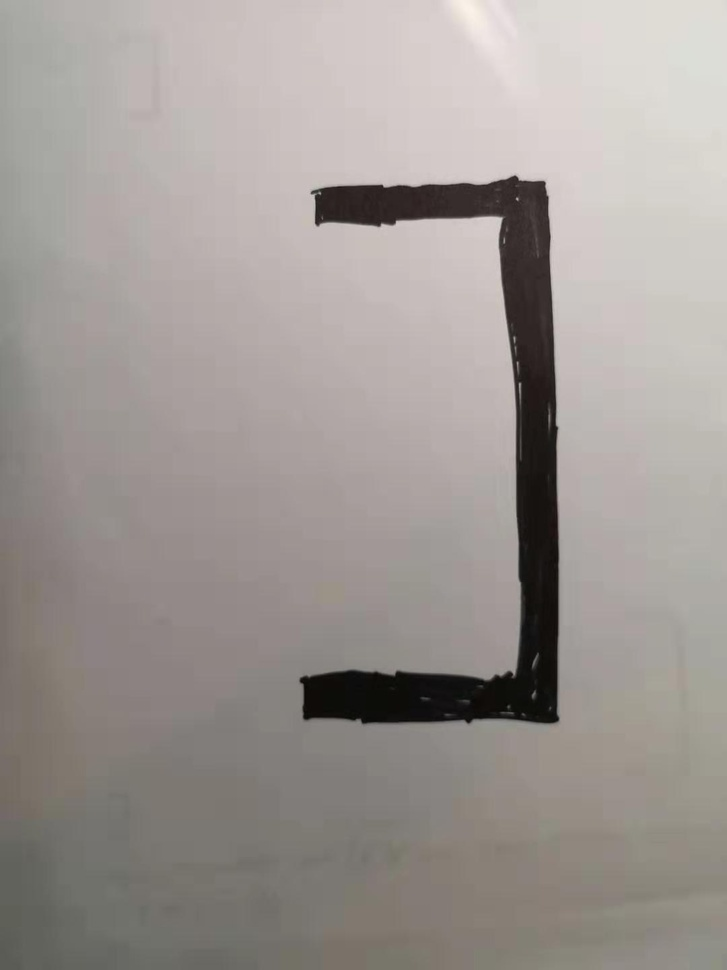
#> input picture computer vision/simple_thick_pi_model.jpg, 727 x 970 px, shrunk from 1080 x 1440 before the run
$ python line_detection.py
#> lines starting #> are read from the running program, lines starting #| are printed output that depends on the picture; after the words box and inside, x2 and y2 are one past the last pixel; in counts of white or black regions, pixels touching at a corner belong together
import numpy as np
import cv2 as cv

# First use Canny Edge Detection to find all the edges on the graph
img1 = cv.imread('simple_thick_pi_model.jpg',0)
#> img1: shape (970, 727); min 5, max 244, mean 153.8
img1 = cv.Canny(img1,100,200)
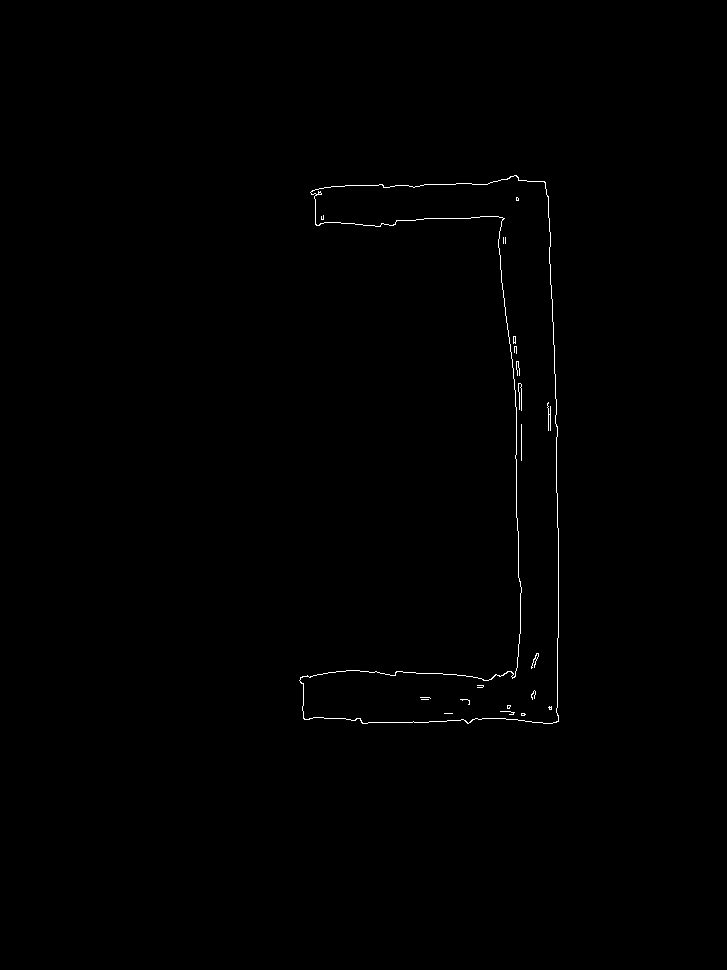
#> img1: shape (970, 727); 0.35% white in thin lines or dots, all inside (x1, y1, x2, y2) = (299, 175, 559, 724)

# Use Hough Line Transform to find line segments of the edges
lineslist = cv.HoughLinesP(img1,0.1,np.pi/10,15,9,4)
#> lineslist = 71 rows, first 6: [557, 707, 557, 638], [556, 492, 556, 437], [516, 369, 516, 361], [558, 721, 558, 715], [368, 722, 412, 722], [550, 430, 550, 406]
xsum = 0
ysum = 0
c = 0
for line in lineslist:
    for x1,y1,x2,y2 in line:
        xsum += x1 + x2
        ysum += y1 + y2
        c += 1
        cv.line(img1,(x1,y1),(x2,y2),(255,255,255),20)
#> this loop made 71 passes
#> line on passes 1 to 12: [[557, 707, 557, 638]], [[556, 492, 556, 437]], [[516, 369, 516, 361]], [[558, 721, 558, 715]], [[368, 722, 412, 722]], [[550, 430, 550, 406]], [[518, 656, 518, 644]], [[516, 454, 516, 407]], [[345, 185, 378, 185]], [[521, 410, 521, 388]], [[558, 637, 558, 528]], [[424, 184, 455, 184]]
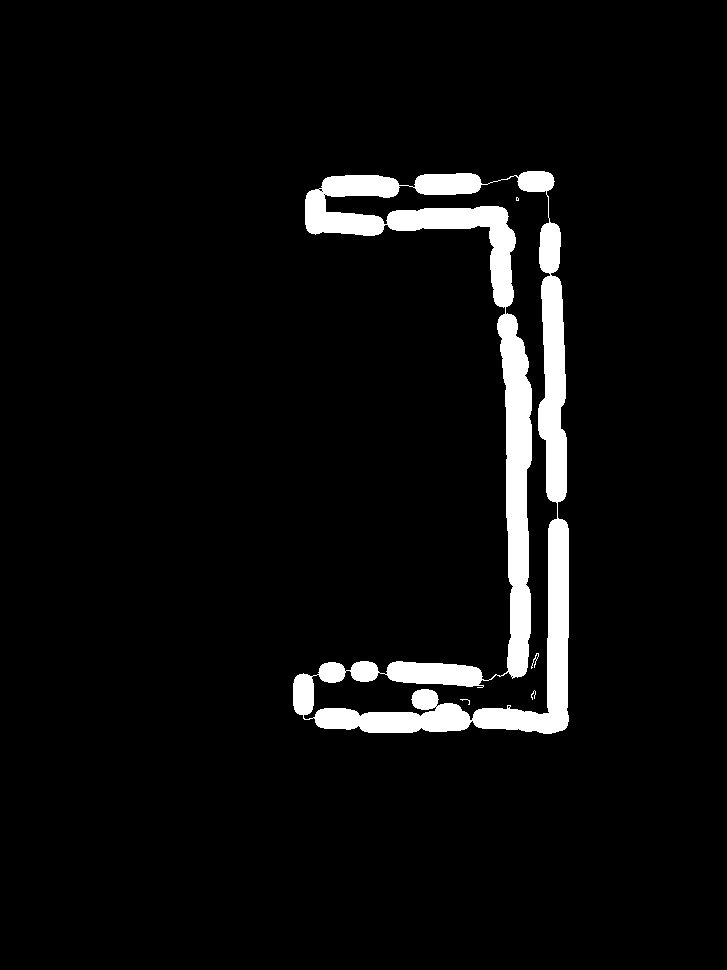
#> img1: shape (970, 727); 5.2% white; 5 white regions (2 under 20 px), largest, box (x1, y1, x2, y2) and area: (293, 171, 569, 734) 36901, (531, 653, 539, 669) 37, (531, 690, 536, 700) 21
#> after the loop, c = 71; xsum = 67242; ysum = 64052
xm = xsum/(2*c)
#> xm = 473.5
ym = ysum/(2*c)
#> ym = 451.1
cv.circle(img1, (xm, ym), 10, (255,255,255))
#> img1: shape (970, 727); 5.3% white; 6 white regions (2 under 20 px), largest, box (x1, y1, x2, y2) and area: (293, 171, 569, 734) 36901, (463, 441, 484, 462) 56, (531, 653, 539, 669) 37, (531, 690, 536, 700) 21
cv.imwrite('hough_simple_thick_pi_model.jpg',img1)

$ run again, with computer vision/3_pis.jpg copied over computer vision/simple_thick_pi_model.jpg
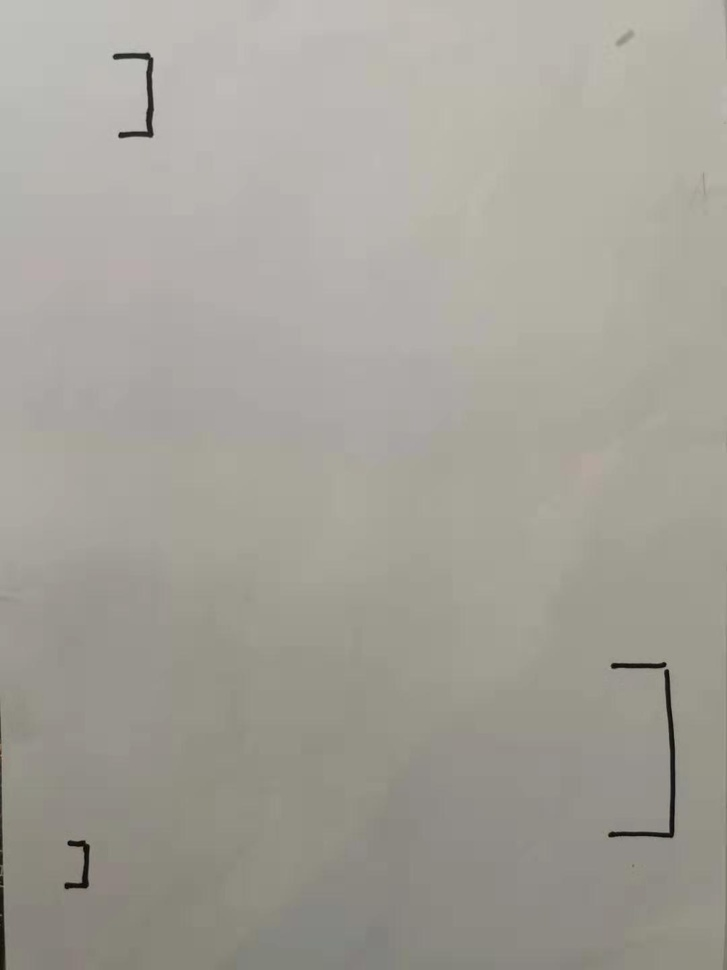
#> input picture computer vision/3_pis.jpg, 727 x 970 px, shrunk from 1080 x 1440 before the run
#> `img1 = cv.Canny(img1,100,200)`:
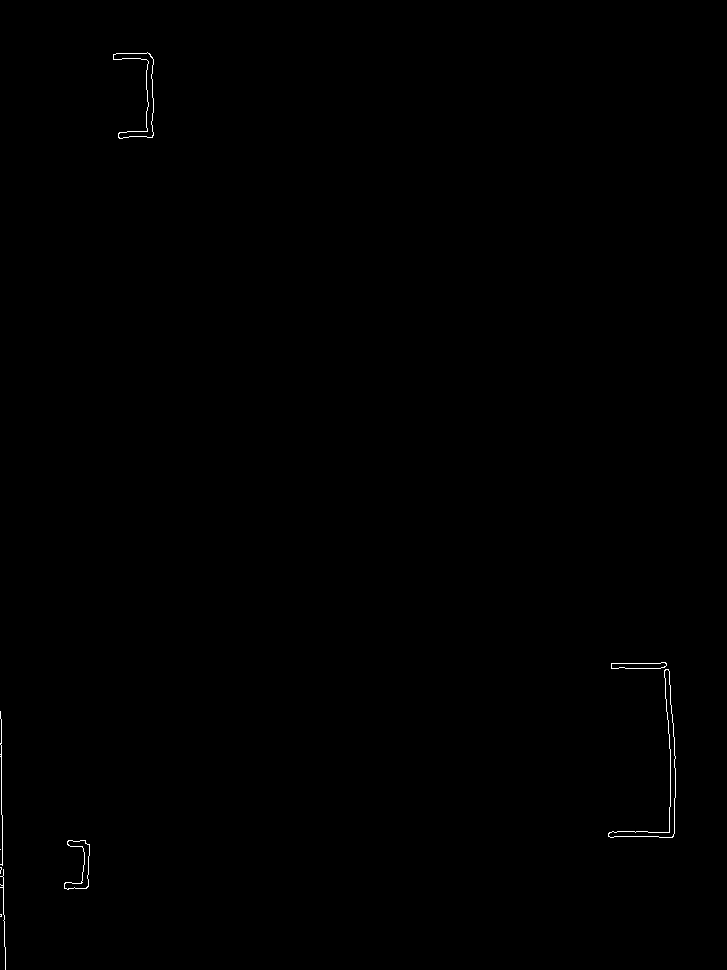
#> img1: shape (970, 727); 0.19% white in thin lines or dots, all inside (x1, y1, x2, y2) = (0, 52, 676, 970)
#> lineslist = 35 rows, first 6: [1, 814, 1, 745], [670, 806, 670, 749], [146, 127, 146, 111], [625, 668, 660, 668], [669, 684, 669, 671], [3, 914, 3, 877]
#> the loop `for line in lineslist:` made 35 passes
#> after the loop `for line in lineslist:`:
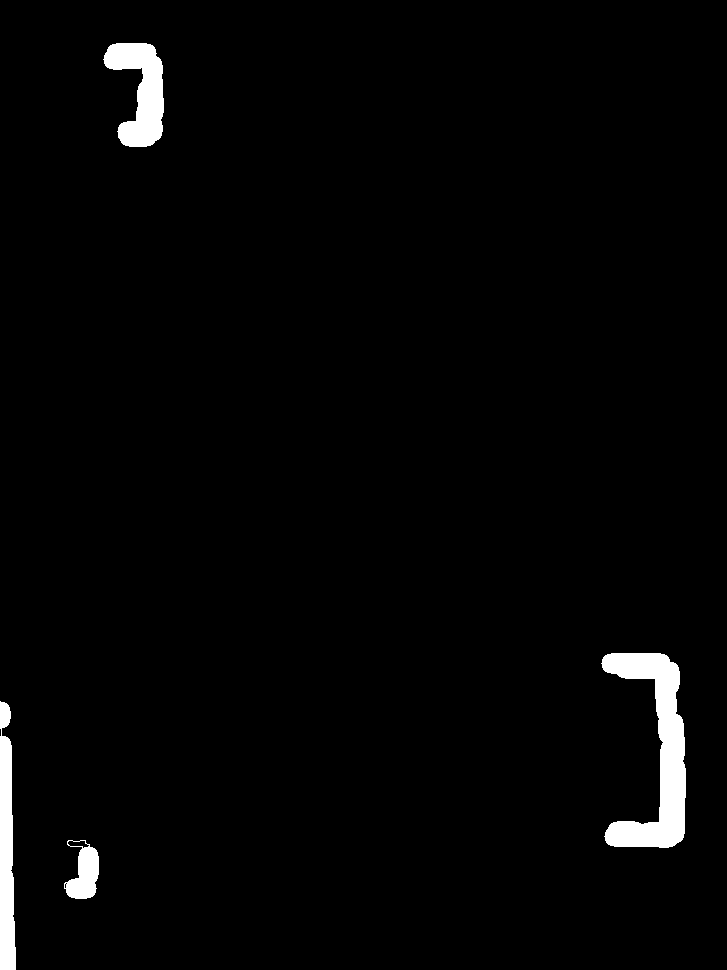
#> img1: shape (970, 727); 2.2% white; 4 white regions, box (x1, y1, x2, y2) and area: (601, 653, 686, 848) 7157, (103, 43, 164, 147) 3647, (0, 701, 16, 970) 3351, (64, 840, 99, 899) 1233
#> after the loop `for line in lineslist:`: c = 35; xsum = 24607; ysum = 40099
#> xm = 351.5
#> ym = 572.8

$ run again, with computer vision/simple_thin_pi_model.jpg copied over computer vision/simple_thick_pi_model.jpg
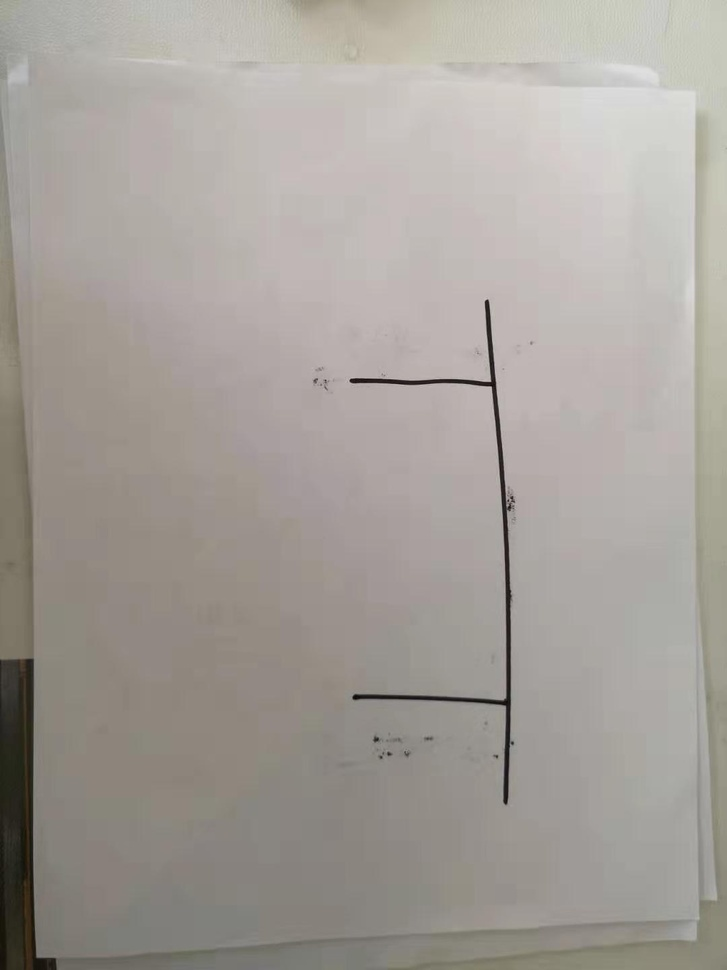
#> input picture computer vision/simple_thin_pi_model.jpg, 727 x 970 px, shrunk from 1080 x 1440 before the run
#> `img1 = cv.Canny(img1,100,200)`:
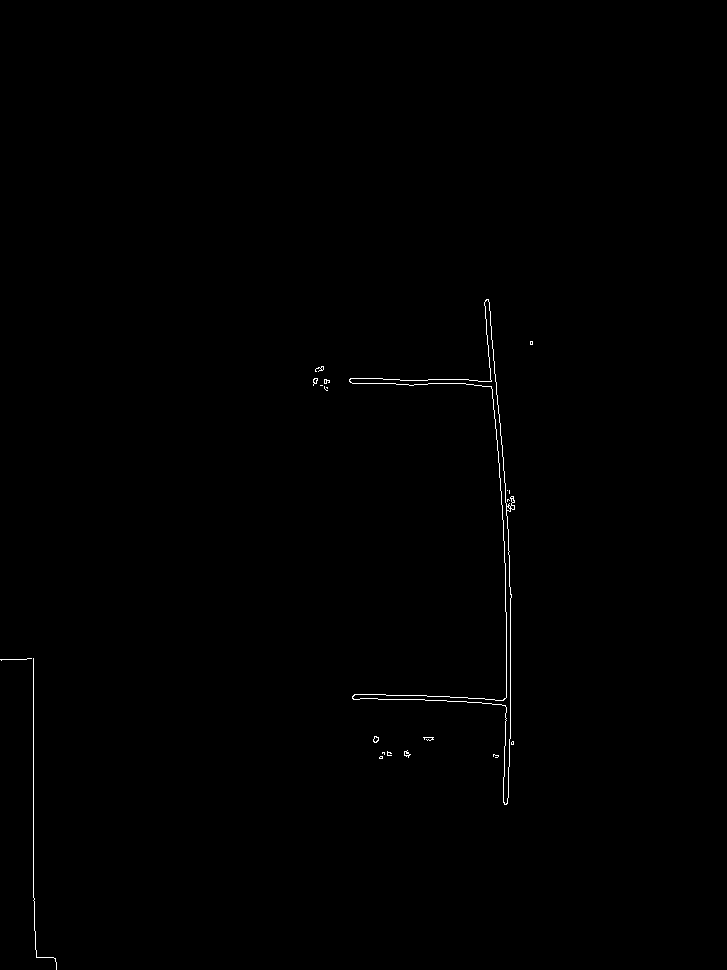
#> img1: shape (970, 727); 0.32% white in thin lines or dots, all inside (x1, y1, x2, y2) = (0, 299, 533, 970)
#> lineslist = 52 rows, first 6: [33, 897, 33, 658], [506, 697, 506, 612], [510, 738, 510, 598], [505, 611, 505, 563], [352, 383, 395, 383], [509, 586, 509, 555]
#> the loop `for line in lineslist:` made 52 passes
#> after the loop `for line in lineslist:`:
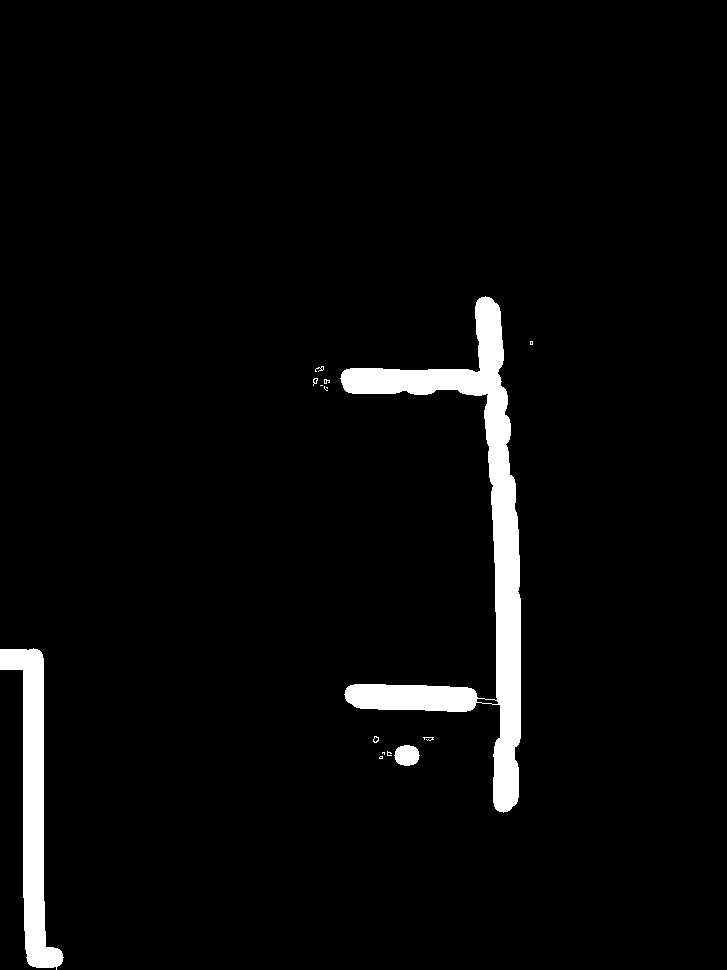
#> img1: shape (970, 727); 3.8% white; 15 white regions (8 under 20 px), largest, box (x1, y1, x2, y2) and area: (340, 296, 521, 813) 18776, (0, 648, 64, 970) 7424, (394, 745, 420, 766) 422
#> after the loop `for line in lineslist:`: c = 52; xsum = 44423; ysum = 56402
#> xm = 427.1
#> ym = 542.3

$ run again, with computer vision/smallpi.jpg copied over computer vision/simple_thick_pi_model.jpg
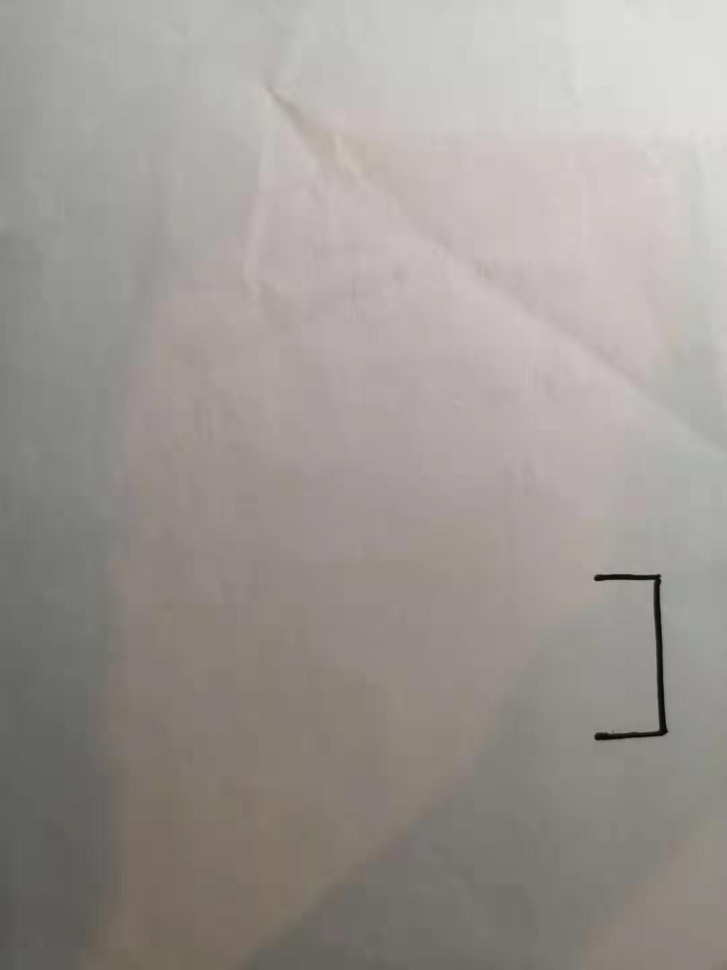
#> input picture computer vision/smallpi.jpg, 727 x 970 px, shrunk from 1080 x 1440 before the run
#> `img1 = cv.Canny(img1,100,200)`:
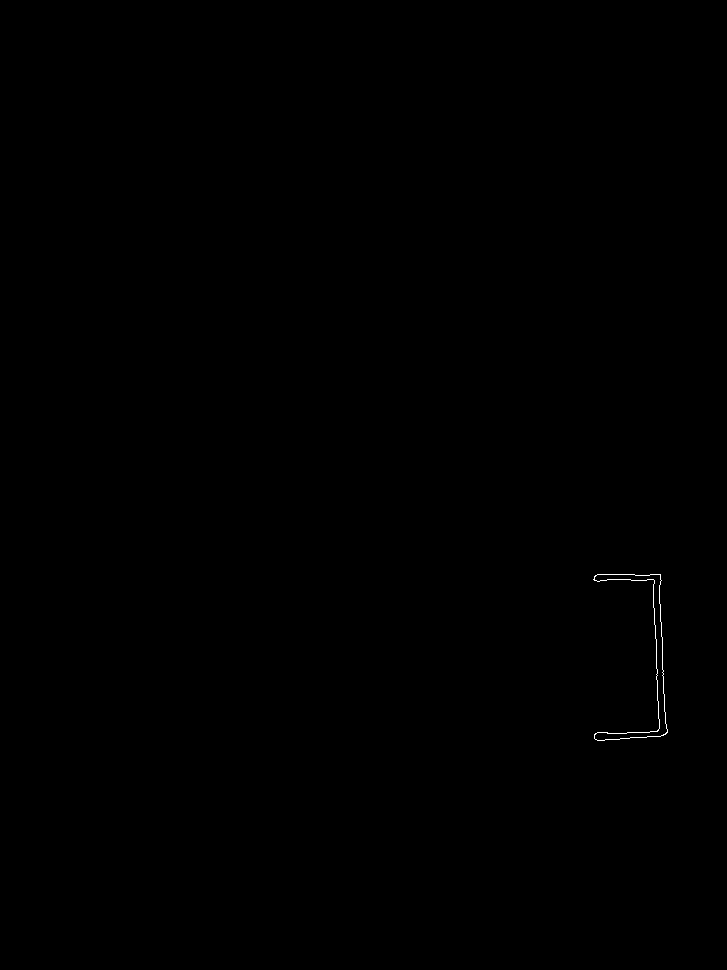
#> img1: shape (970, 727); 0.08% white in thin lines or dots, all inside (x1, y1, x2, y2) = (593, 574, 668, 741)
#> lineslist = 21 rows, first 6: [597, 574, 634, 574], [660, 621, 660, 604], [627, 732, 649, 732], [659, 603, 659, 585], [662, 669, 662, 637], [653, 607, 653, 584]
#> the loop `for line in lineslist:` made 21 passes
#> after the loop `for line in lineslist:`:
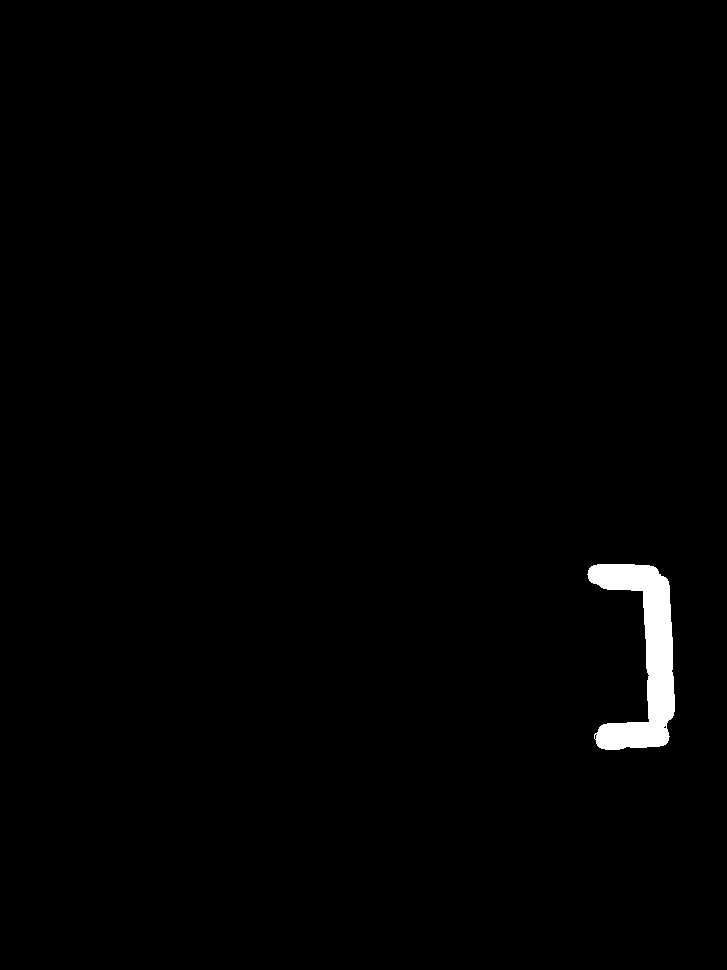
#> img1: shape (970, 727); 1% white; 1 white region, box (x1, y1, x2, y2) and area: (587, 564, 675, 750) 7171
#> after the loop `for line in lineslist:`: c = 21; xsum = 27148; ysum = 27513
#> xm = 646.4
#> ym = 655.1
